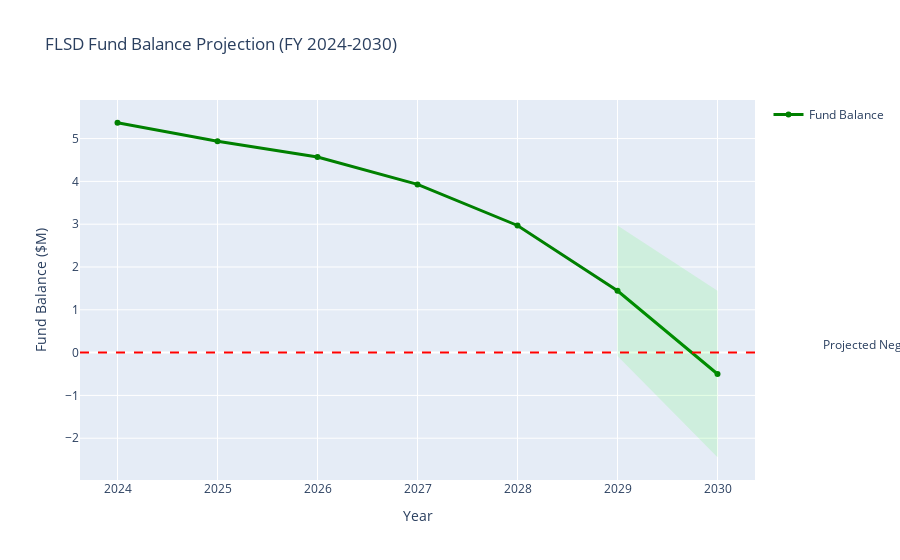

Source (notebook cell):
### Code cell
# Plot 1: Fund Balance Trend with Zero Line
# Purpose: Highlight the declining fund balance and project when it might go negative
# Objective: Create urgency and demonstrate the need for immediate action

import plotly.graph_objects as go

fig = go.Figure()

# Add fund balance line
fig.add_trace(go.Scatter(
    x=all_years,
    y=all_balance,
    name='Fund Balance',
    line=dict(color='green', width=3)
))

# Add zero line
fig.add_hline(y=0, line_dash="dash", line_color="red",
              annotation_text="Zero Balance",
              annotation_position="bottom right")

# Add confidence interval for forecast
fig.add_trace(go.Scatter(
    x=forecast_years + forecast_years[::-1],
    y=[b + (r-e) for b,r,e in zip(forecast_balance, rev_forecast, exp_forecast)] + \
       [b - (r-e) for b,r,e in zip(forecast_balance[::-1], rev_forecast[::-1], exp_forecast[::-1])],
    fill='toself',
    fillcolor='rgba(0,255,0,0.1)',
    line=dict(color='rgba(255,255,255,0)'),
    name='Forecast CI',
    showlegend=False
))

fig.update_layout(
    title='FLSD Fund Balance Projection (FY 2024-2030)',
    xaxis_title='Year',
    yaxis_title='Fund Balance ($M)',
    hovermode='x unified',
    annotations=[
        dict(
            x=2030,
            y=-0.5,
            text="Projected Negative Balance",
            showarrow=True,
            arrowhead=2,
            ax=0,
            ay=-40
        )
    ]
)

fig.show()
fig.write_html('flsd_balance_trend.html')

### Figure 1 — Plotly figure (JSON) as saved in the notebook; plotly's stock layout.template omitted (floating-point values rounded to 4 significant figures)
{"data": [{"line": {"color": "green", "width": 3}, "name": "Fund Balance", "type": "scatter", "x": [2024, 2025, 2026, 2027, 2028, 2029, 2030], "y": [5.37, 4.94, 4.57, 3.93, 2.97, 1.445, -0.4998]}, {"fill": "toself", "fillcolor": "rgba(0,255,0,0.1)", "line": {"color": "rgba(255,255,255,0)"}, "name": "Forecast CI", "showlegend": false, "type": "scatter", "x": [2029, 2030, 2030, 2029], "y": [-0.07973, -2.445, 1.445, 2.97]}], "layout": {"annotations": [{"arrowhead": 2, "ax": 0, "ay": -40, "showarrow": true, "text": "Projected Negative Balance", "x": 2030, "xanchor": "right", "xref": "x domain", "y": -0.5, "yanchor": "top", "yref": "y"}], "hovermode": "x unified", "shapes": [{"line": {"color": "red", "dash": "dash"}, "type": "line", "x0": 0, "x1": 1, "xref": "x domain", "y0": 0, "y1": 0, "yref": "y"}], "title": {"text": "FLSD Fund Balance Projection (FY 2024-2030)"}, "xaxis": {"title": {"text": "Year"}}, "yaxis": {"title": {"text": "Fund Balance ($M)"}}}}
